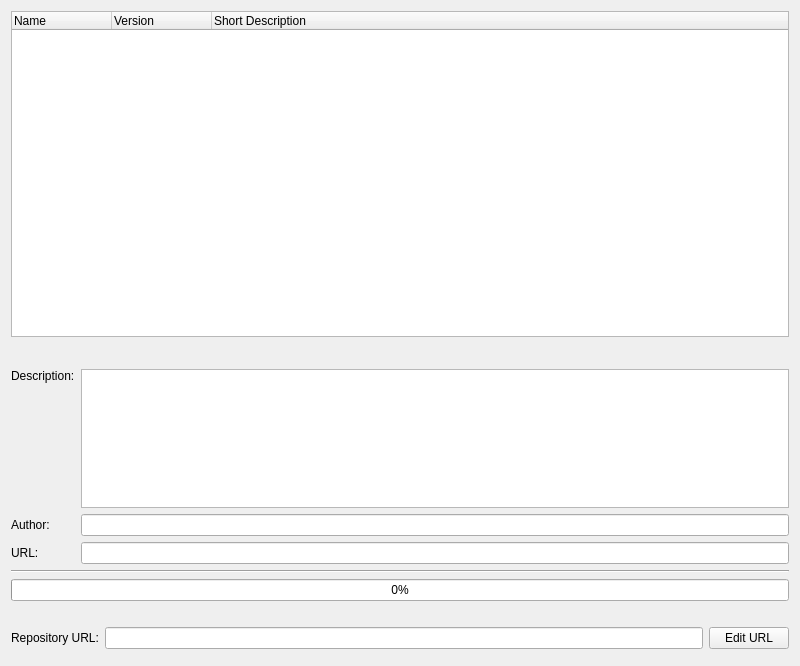
<?xml version="1.0" encoding="UTF-8"?>
<ui version="4.0">
 <class>PluginRepositoryDialog</class>
 <widget class="QWidget" name="PluginRepositoryDialog">
  <property name="geometry">
   <rect>
    <x>0</x>
    <y>0</y>
    <width>800</width>
    <height>666</height>
   </rect>
  </property>
  <property name="windowTitle">
   <string>Plugin Repository</string>
  </property>
  <property name="sizeGripEnabled" stdset="0">
   <bool>true</bool>
  </property>
  <layout class="QVBoxLayout" name="verticalLayout">
   <item>
    <layout class="QGridLayout" name="gridLayout">
     <item row="0" column="0" colspan="2">
      <widget class="QTreeWidget" name="repositoryList">
       <property name="sizePolicy">
        <sizepolicy hsizetype="Expanding" vsizetype="Expanding">
         <horstretch>0</horstretch>
         <verstretch>7</verstretch>
        </sizepolicy>
       </property>
       <property name="contextMenuPolicy">
        <enum>Qt::ContextMenuPolicy::CustomContextMenu</enum>
       </property>
       <property name="alternatingRowColors">
        <bool>true</bool>
       </property>
       <property name="selectionMode">
        <enum>QAbstractItemView::SelectionMode::ExtendedSelection</enum>
       </property>
       <property name="sortingEnabled">
        <bool>false</bool>
       </property>
       <property name="allColumnsShowFocus">
        <bool>true</bool>
       </property>
       <attribute name="headerShowSortIndicator" stdset="0">
        <bool>false</bool>
       </attribute>
       <column>
        <property name="text">
         <string>Name</string>
        </property>
       </column>
       <column>
        <property name="text">
         <string>Version</string>
        </property>
       </column>
       <column>
        <property name="text">
         <string>Short Description</string>
        </property>
       </column>
       <column>
        <property name="text">
         <string/>
        </property>
       </column>
      </widget>
     </item>
     <item row="1" column="0" colspan="2">
      <layout class="QHBoxLayout" name="horizontalLayout_2">
       <item>
        <widget class="QLabel" name="selectedLabel">
         <property name="toolTip">
          <string>Shows the number of locally updatable plug-ins available</string>
         </property>
         <property name="text">
          <string/>
         </property>
        </widget>
       </item>
       <item>
        <spacer name="horizontalSpacer_3">
         <property name="orientation">
          <enum>Qt::Orientation::Horizontal</enum>
         </property>
         <property name="sizeHint" stdset="0">
          <size>
           <width>40</width>
           <height>20</height>
          </size>
         </property>
        </spacer>
       </item>
       <item>
        <widget class="QLabel" name="newLabel">
         <property name="toolTip">
          <string>Shows the number of new plug-ins available</string>
         </property>
         <property name="text">
          <string/>
         </property>
        </widget>
       </item>
       <item>
        <spacer name="horizontalSpacer_2">
         <property name="orientation">
          <enum>Qt::Orientation::Horizontal</enum>
         </property>
         <property name="sizeHint" stdset="0">
          <size>
           <width>40</width>
           <height>20</height>
          </size>
         </property>
        </spacer>
       </item>
       <item>
        <widget class="QLabel" name="updateLocalLabel">
         <property name="toolTip">
          <string>Shows the number of locally updatable plug-ins available</string>
         </property>
         <property name="text">
          <string/>
         </property>
        </widget>
       </item>
       <item>
        <spacer name="horizontalSpacer">
         <property name="orientation">
          <enum>Qt::Orientation::Horizontal</enum>
         </property>
         <property name="sizeHint" stdset="0">
          <size>
           <width>40</width>
           <height>20</height>
          </size>
         </property>
        </spacer>
       </item>
       <item>
        <widget class="QLabel" name="updateRemoteLabel">
         <property name="toolTip">
          <string>Shows the number of remotely updatable plug-ins available</string>
         </property>
         <property name="text">
          <string/>
         </property>
        </widget>
       </item>
      </layout>
     </item>
     <item row="2" column="0">
      <widget class="QLabel" name="label_2">
       <property name="text">
        <string>Description:</string>
       </property>
       <property name="alignment">
        <set>Qt::AlignmentFlag::AlignLeading|Qt::AlignmentFlag::AlignLeft|Qt::AlignmentFlag::AlignTop</set>
       </property>
      </widget>
     </item>
     <item row="2" column="1">
      <widget class="QTextEdit" name="descriptionEdit">
       <property name="sizePolicy">
        <sizepolicy hsizetype="Expanding" vsizetype="Expanding">
         <horstretch>0</horstretch>
         <verstretch>3</verstretch>
        </sizepolicy>
       </property>
       <property name="focusPolicy">
        <enum>Qt::FocusPolicy::NoFocus</enum>
       </property>
       <property name="toolTip">
        <string>Displays the description of the selected plugin</string>
       </property>
       <property name="readOnly">
        <bool>true</bool>
       </property>
      </widget>
     </item>
     <item row="3" column="0">
      <widget class="QLabel" name="label_3">
       <property name="text">
        <string>Author:</string>
       </property>
      </widget>
     </item>
     <item row="3" column="1">
      <widget class="QLineEdit" name="authorEdit">
       <property name="focusPolicy">
        <enum>Qt::FocusPolicy::NoFocus</enum>
       </property>
       <property name="toolTip">
        <string>Displays the author of the selected plugin</string>
       </property>
       <property name="readOnly">
        <bool>true</bool>
       </property>
      </widget>
     </item>
     <item row="4" column="0">
      <widget class="QLabel" name="label">
       <property name="text">
        <string>URL:</string>
       </property>
      </widget>
     </item>
     <item row="4" column="1">
      <widget class="QLineEdit" name="urlEdit">
       <property name="focusPolicy">
        <enum>Qt::FocusPolicy::NoFocus</enum>
       </property>
       <property name="toolTip">
        <string>Displays the download URL of the selected plugin</string>
       </property>
       <property name="readOnly">
        <bool>true</bool>
       </property>
      </widget>
     </item>
    </layout>
   </item>
   <item>
    <widget class="Line" name="line">
     <property name="orientation">
      <enum>Qt::Orientation::Horizontal</enum>
     </property>
    </widget>
   </item>
   <item>
    <widget class="QProgressBar" name="downloadProgress">
     <property name="toolTip">
      <string>Shows the progress of the current download</string>
     </property>
     <property name="value">
      <number>0</number>
     </property>
    </widget>
   </item>
   <item>
    <widget class="QLabel" name="statusLabel">
     <property name="text">
      <string/>
     </property>
     <property name="wordWrap">
      <bool>true</bool>
     </property>
    </widget>
   </item>
   <item>
    <layout class="QHBoxLayout" name="horizontalLayout">
     <item>
      <widget class="QLabel" name="label_4">
       <property name="text">
        <string>Repository URL:</string>
       </property>
      </widget>
     </item>
     <item>
      <widget class="QLineEdit" name="repositoryUrlEdit">
       <property name="toolTip">
        <string>Shows the repository URL</string>
       </property>
       <property name="readOnly">
        <bool>true</bool>
       </property>
      </widget>
     </item>
     <item>
      <widget class="QPushButton" name="repositoryUrlEditButton">
       <property name="toolTip">
        <string>Press to edit the plugin repository URL</string>
       </property>
       <property name="text">
        <string>Edit URL</string>
       </property>
       <property name="checkable">
        <bool>true</bool>
       </property>
      </widget>
     </item>
    </layout>
   </item>
   <item>
    <widget class="QDialogButtonBox" name="buttonBox">
     <property name="orientation">
      <enum>Qt::Orientation::Horizontal</enum>
     </property>
     <property name="standardButtons">
      <set>QDialogButtonBox::StandardButton::NoButton</set>
     </property>
    </widget>
   </item>
  </layout>
 </widget>
 <tabstops>
  <tabstop>repositoryList</tabstop>
  <tabstop>buttonBox</tabstop>
  <tabstop>repositoryUrlEdit</tabstop>
  <tabstop>repositoryUrlEditButton</tabstop>
 </tabstops>
 <resources/>
 <connections/>
</ui>
